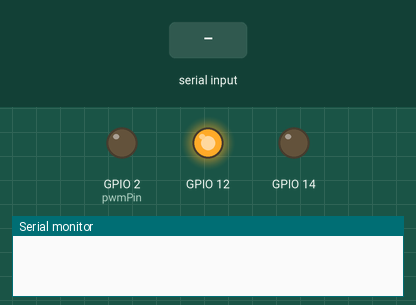
This sketch was run on a simulated ESP32. On the bench: output pins drawn as LEDs (lit = HIGH), the last lines printed to the serial monitor. The inputs (shaded band) are chosen by the test bench.

Above: at 1.2 s.
1.3 s: "90,45\n" received over Serial
At 2.0 s:
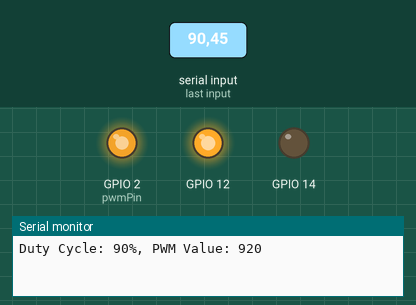
2.8 s: "30,150\n" received over Serial
At 3.1 s:
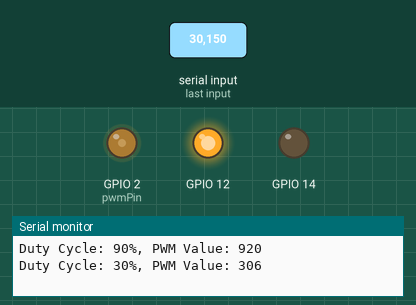
4.3 s: "5\n" received over Serial
At 5.5 s:
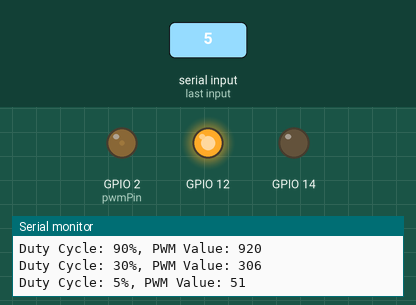
5.8 s: "90\n" received over Serial
At 6.6 s:
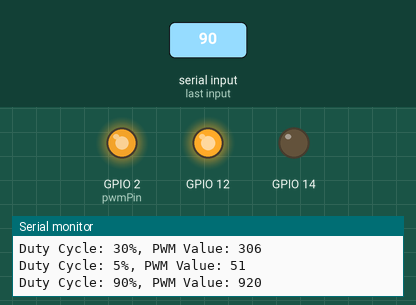
Timing chart, 0 to 8.3 s (numbered marks = the images above; inputs shaded):
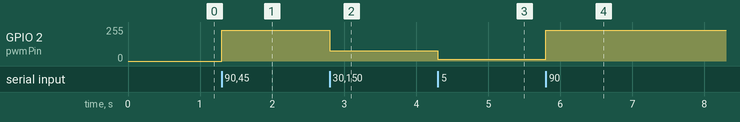

Measured:
- after the input at 1.3 s, GPIO 2 (pwmPin): 0/255 → 229/255 at once
- after the input at 2.8 s, GPIO 2 (pwmPin): 229/255 → 76/255 at once
- after the input at 4.3 s, GPIO 2 (pwmPin): 76/255 → 13/255 at once
- after the input at 5.8 s, GPIO 2 (pwmPin): 13/255 → 229/255 at once

The sketch:

CustomPWM_ESP32.ino
```cpp
const int pwmPin = 2;

// Setting PWM properties
const int freq = 5;
const int ledChannel = 0;
const int resolution = 10; //Resolution can be 8, 10, 12, 15

void setup(){

  // Start the Serial communication
  Serial.begin(115200);
  pinMode(pwmPin,OUTPUT);

  pinMode(12,OUTPUT);
  pinMode(14,OUTPUT);

  digitalWrite(12,HIGH);
  digitalWrite(14,LOW);

  ledcSetup(ledChannel, freq, resolution);

  ledcAttachPin(pwmPin, ledChannel);
}

void loop() {
  // Check if there's any user input available
  if (Serial.available() > 0) {
    // Read the input as a string
    String input = Serial.readStringUntil('\n');

    // Convert the input to an integer (duty cycle percentage)
    int dutyCycle = input.toInt();

    // Ensure the duty cycle is within 0-100 range
    if (dutyCycle < 0) dutyCycle = 0;
    if (dutyCycle > 100) dutyCycle = 100;

    // Convert the duty cycle percentage to a value between 0 and 255
    int pwmValue = map(dutyCycle, 0, 100, 0, 1023);

    // Set the PWM value
    ledcWrite(0, pwmValue);

    // Print the set duty cycle and PWM value to the Serial monitor
    Serial.print("Duty Cycle: ");
    Serial.print(dutyCycle);
    Serial.print("%, PWM Value: ");
    Serial.println(pwmValue);
  }
}
```
